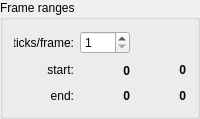
           <widget class="QGroupBox" name="groupBox_4">
            <property name="title">
             <string>Frame ranges</string>
            </property>
            <property name="flat">
             <bool>true</bool>
            </property>
            <layout class="QHBoxLayout" name="horizontalLayout_4">
             <item>
              <layout class="QGridLayout" name="gridLayout_2" columnstretch="0,1,0">
               <item row="0" column="1">
                <widget class="QSpinBox" name="spinBox_ticksPerFrame">
                 <property name="minimumSize">
                  <size>
                   <width>50</width>
                   <height>0</height>
                  </size>
                 </property>
                 <property name="maximumSize">
                  <size>
                   <width>50</width>
                   <height>16777215</height>
                  </size>
                 </property>
                 <property name="minimum">
                  <number>1</number>
                 </property>
                 <property name="maximum">
                  <number>99999</number>
                 </property>
                </widget>
               </item>
               <item row="0" column="0">
                <widget class="QLabel" name="label_7">
                 <property name="minimumSize">
                  <size>
                   <width>60</width>
                   <height>21</height>
                  </size>
                 </property>
                 <property name="maximumSize">
                  <size>
                   <width>60</width>
                   <height>21</height>
                  </size>
                 </property>
                 <property name="text">
                  <string>ticks/frame:</string>
                 </property>
                 <property name="alignment">
                  <set>Qt::AlignRight|Qt::AlignTrailing|Qt::AlignVCenter</set>
                 </property>
                </widget>
               </item>
               <item row="1" column="0">
                <widget class="QLabel" name="label_5">
                 <property name="minimumSize">
                  <size>
                   <width>0</width>
                   <height>18</height>
                  </size>
                 </property>
                 <property name="maximumSize">
                  <size>
                   <width>16777215</width>
                   <height>18</height>
                  </size>
                 </property>
                 <property name="text">
                  <string>start:</string>
                 </property>
                 <property name="alignment">
                  <set>Qt::AlignRight|Qt::AlignTrailing|Qt::AlignVCenter</set>
                 </property>
                </widget>
               </item>
               <item row="1" column="1">
                <widget class="QLabel" name="label_startTick">
                 <property name="minimumSize">
                  <size>
                   <width>0</width>
                   <height>21</height>
                  </size>
                 </property>
                 <property name="maximumSize">
                  <size>
                   <width>16777215</width>
                   <height>21</height>
                  </size>
                 </property>
                 <property name="font">
                  <font>
                   <weight>75</weight>
                   <bold>true</bold>
                  </font>
                 </property>
                 <property name="text">
                  <string>0</string>
                 </property>
                 <property name="alignment">
                  <set>Qt::AlignRight|Qt::AlignTrailing|Qt::AlignVCenter</set>
                 </property>
                </widget>
               </item>
               <item row="2" column="0">
                <widget class="QLabel" name="label_6">
                 <property name="minimumSize">
                  <size>
                   <width>0</width>
                   <height>18</height>
                  </size>
                 </property>
                 <property name="maximumSize">
                  <size>
                   <width>16777215</width>
                   <height>18</height>
                  </size>
                 </property>
                 <property name="text">
                  <string>end:</string>
                 </property>
                 <property name="alignment">
                  <set>Qt::AlignRight|Qt::AlignTrailing|Qt::AlignVCenter</set>
                 </property>
                </widget>
               </item>
               <item row="2" column="1">
                <widget class="QLabel" name="label_endTick">
                 <property name="minimumSize">
                  <size>
                   <width>0</width>
                   <height>18</height>
                  </size>
                 </property>
                 <property name="maximumSize">
                  <size>
                   <width>16777215</width>
                   <height>18</height>
                  </size>
                 </property>
                 <property name="font">
                  <font>
                   <weight>75</weight>
                   <bold>true</bold>
                  </font>
                 </property>
                 <property name="text">
                  <string>0</string>
                 </property>
                 <property name="alignment">
                  <set>Qt::AlignRight|Qt::AlignTrailing|Qt::AlignVCenter</set>
                 </property>
                </widget>
               </item>
               <item row="1" column="2">
                <widget class="QLabel" name="label_startFrame">
                 <property name="minimumSize">
                  <size>
                   <width>50</width>
                   <height>18</height>
                  </size>
                 </property>
                 <property name="maximumSize">
                  <size>
                   <width>16777215</width>
                   <height>18</height>
                  </size>
                 </property>
                 <property name="font">
                  <font>
                   <weight>75</weight>
                   <bold>true</bold>
                  </font>
                 </property>
                 <property name="text">
                  <string>0</string>
                 </property>
                 <property name="alignment">
                  <set>Qt::AlignRight|Qt::AlignTrailing|Qt::AlignVCenter</set>
                 </property>
                </widget>
               </item>
               <item row="2" column="2">
                <widget class="QLabel" name="label_endFrame">
                 <property name="minimumSize">
                  <size>
                   <width>0</width>
                   <height>18</height>
                  </size>
                 </property>
                 <property name="maximumSize">
                  <size>
                   <width>16777215</width>
                   <height>18</height>
                  </size>
                 </property>
                 <property name="font">
                  <font>
                   <weight>75</weight>
                   <bold>true</bold>
                  </font>
                 </property>
                 <property name="text">
                  <string>0</string>
                 </property>
                 <property name="alignment">
                  <set>Qt::AlignRight|Qt::AlignTrailing|Qt::AlignVCenter</set>
                 </property>
                </widget>
               </item>
              </layout>
             </item>
            </layout>
           </widget>
